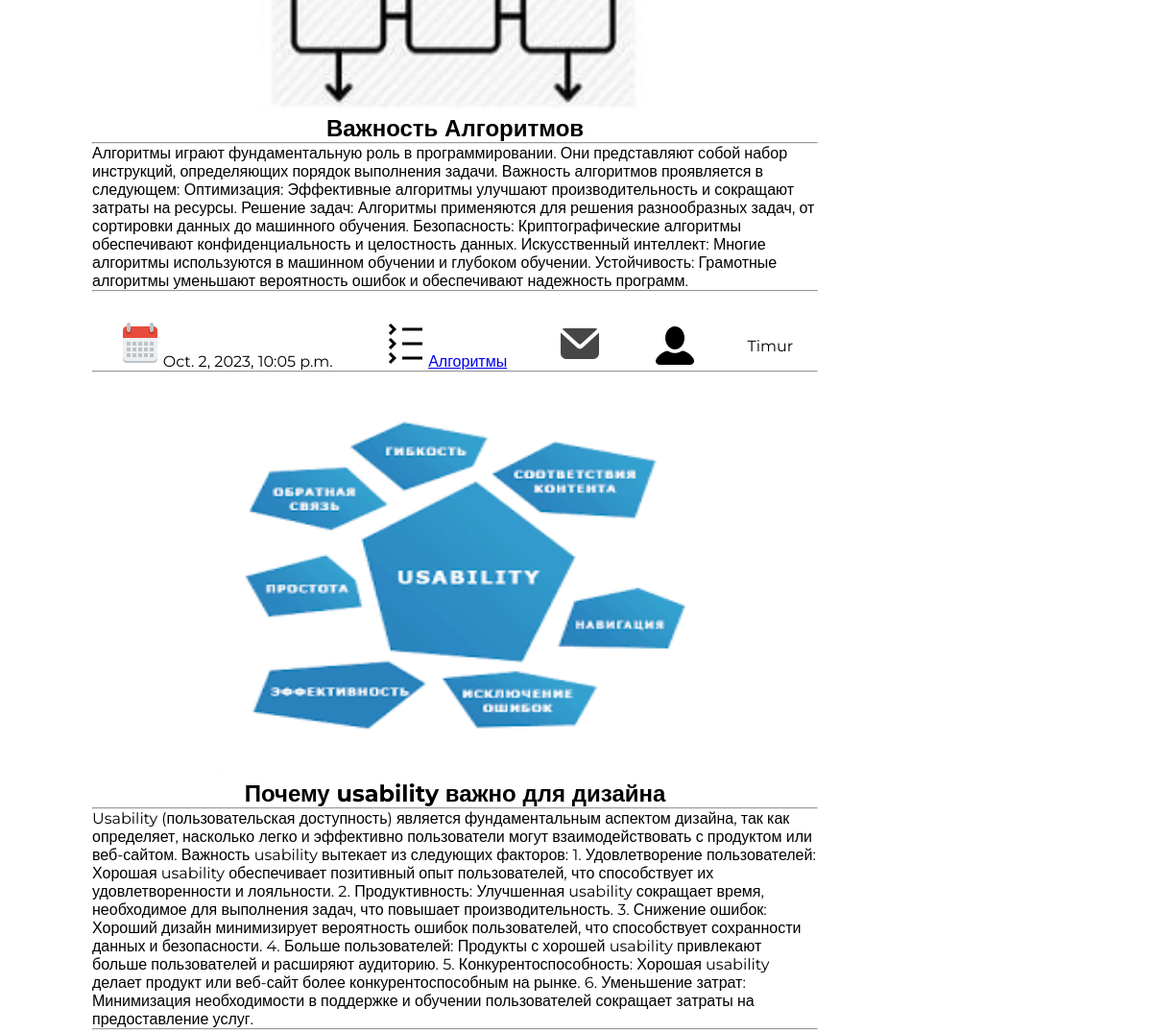
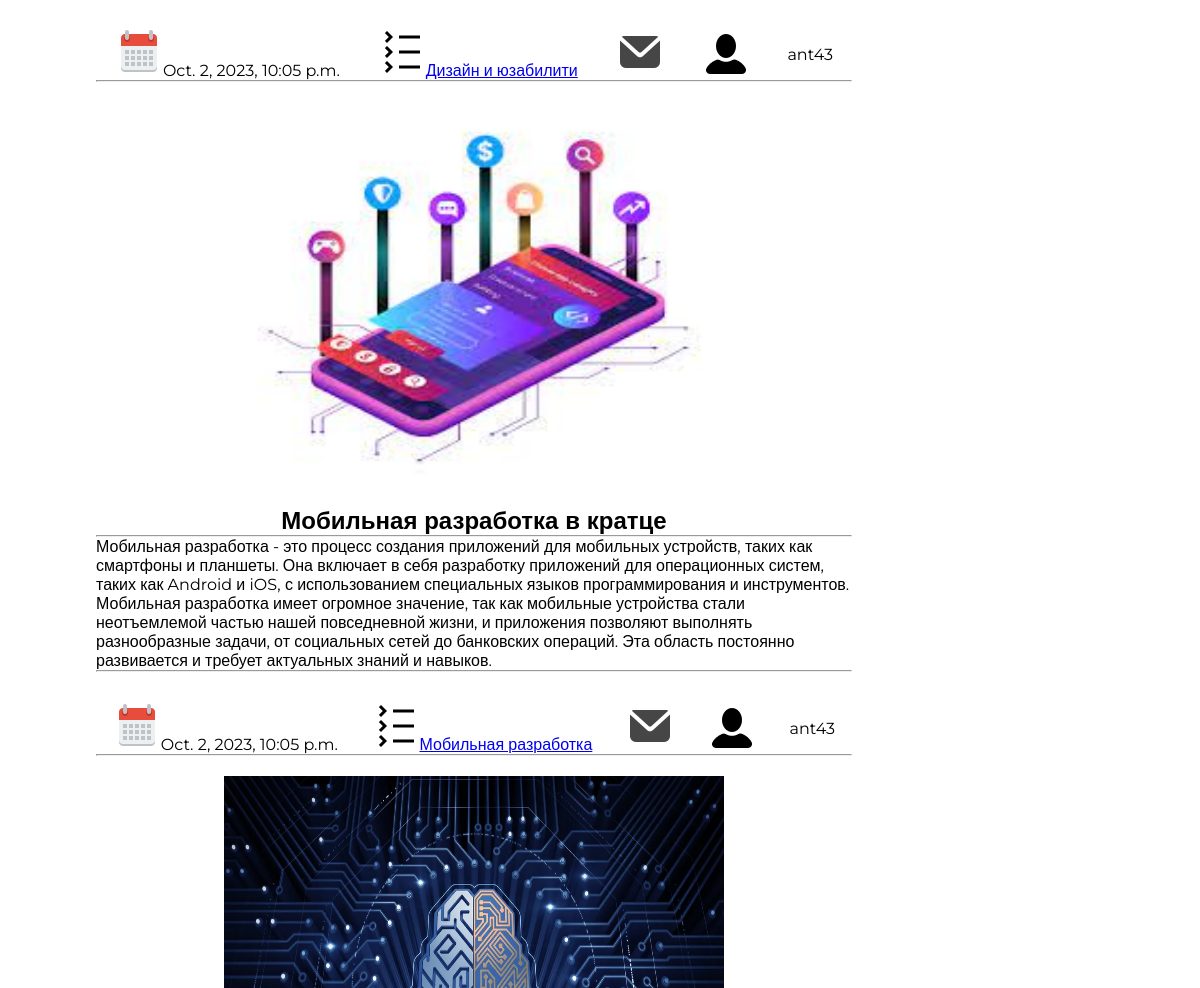
The app's page /blogs/ (middle part), older data (2 pictures, top to bottom).
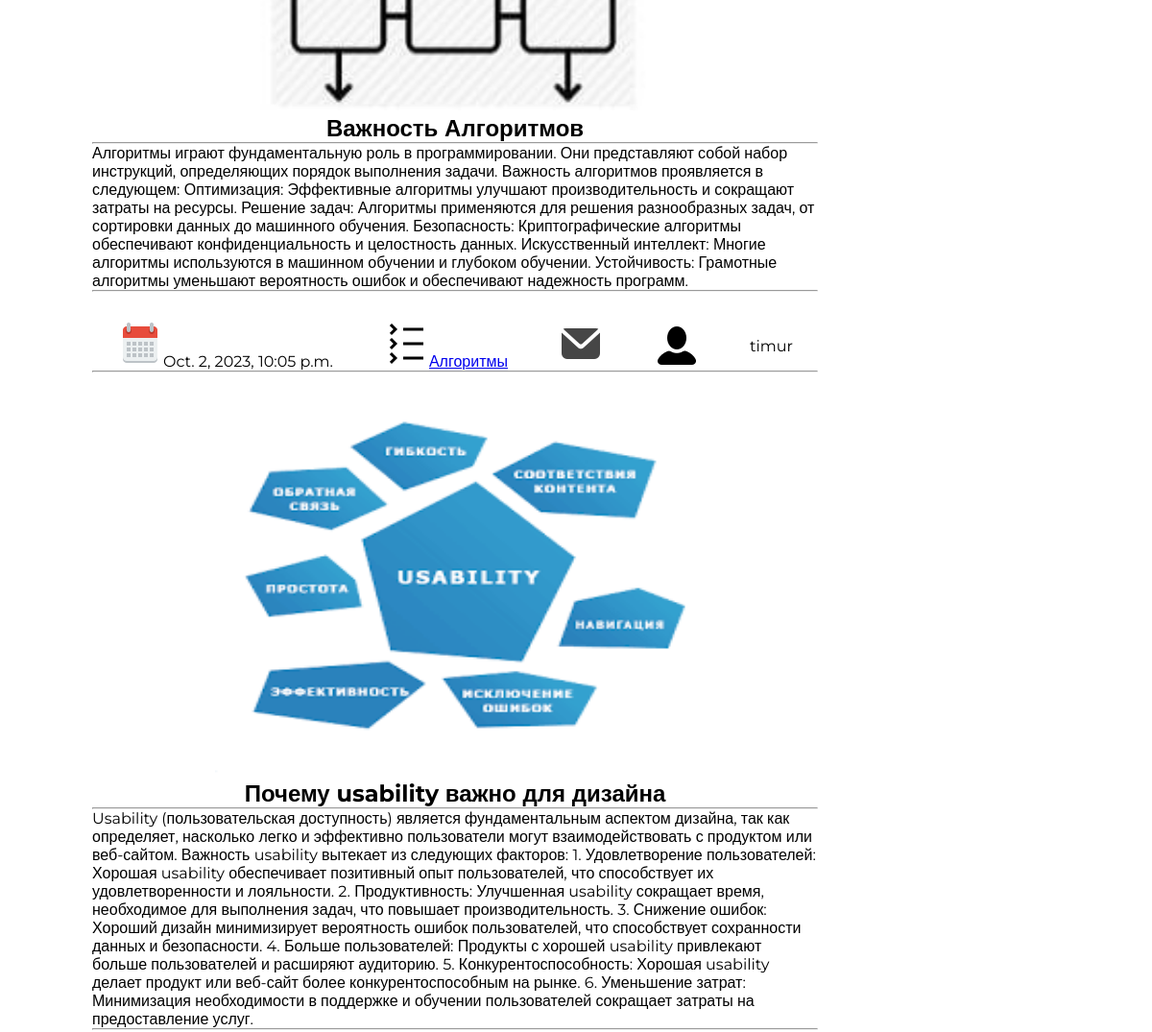
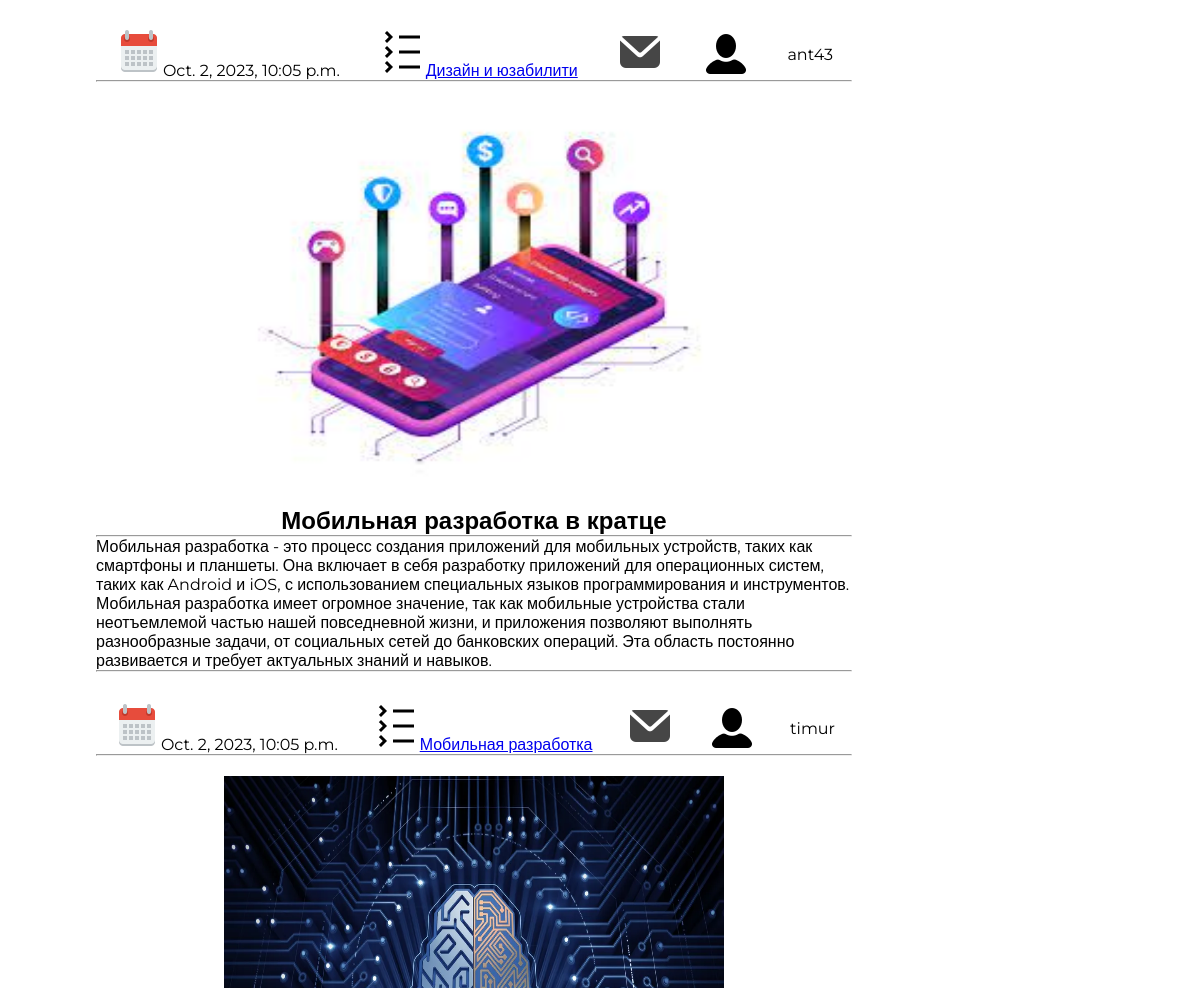
The same page, newer data (2 pictures, top to bottom).
### decode_blogs/models.py (models this page shows, shortened)
class Blog(models.Model):
    name = models.CharField(max_length=50)
    category = models.ForeignKey(Category, on_delete=models.CASCADE, null=True)
    image = models.ImageField(blank=True, upload_to=uniq_name_upload)
    description = models.TextField()
    date = models.DateTimeField(default=datetime.datetime.today())
    author = models.ForeignKey(settings.AUTH_USER_MODEL, on_delete=models.CASCADE)     # !  1 #
    class Meta:
        verbose_name = 'Blog'
        verbose_name_plural = 'Blogs'

class Category(models.Model):
    name = models.CharField(max_length=50)
    class Meta:
        verbose_name = 'Category'
        verbose_name_plural = 'Categories'
    def __str__(self) -> str:
        return self.name

### decode_authe/models.py (models this page shows)
class CustomUser(AbstractUser):
    image = models.ImageField(upload_to='avatars', blank=True)
    description = models.TextField(max_length=200)
    groups = models.ManyToManyField(
        'auth.Group',
        related_name='users',
        blank=True,
        verbose_name='groups',
        help_text='The groups this user belongs to. A user will get all permissions granted to each of their groups.',
    )
    user_permissions = models.ManyToManyField(
        'auth.Permission',
        related_name='users',
        blank=True,
        verbose_name='user permissions',
        help_text='Specific permissions for this user.',
        error_messages={
            'add': 'The permission you are trying to add already exists for the user.',
            'remove': 'The permission you are trying to remove does not exist for the user.',
        },
    )

### decode_blogs/views.py (the view)
# urls.py: 2. Add a URL to urlpatterns:  path('', Home.as_view(), name='home')
def Home(request):
    data = {
        'title':'Главная',
        'menu': menu,
        'categories': Category.objects.all(),
        'blogs': Blog.objects.all(),
    }
    return render(request, 'decode_blogs/Home.html',  data)

### decode_blogs/templates/decode_blogs/Home.html (shortened to what this page needs)
{% load static %}
<!DOCTYPE html>
<html lang="en">
<head>
    <link rel="stylesheet" href="{% static 'decode_blogs/css/header.css' %}">
    <link rel="stylesheet" href="{% static 'decode_blogs/css/home.css' %}">
</head>
<body>
    <section class="main">
        <div class="blogs">
            <div class="com-blog">
                {% for b in blogs %}
                    <div class="main-info">
                        {% if b.image %}
                            <img src="{{ b.image.url }}" alt="comment-img" class="comment-img">
                        {% endif %}
                        <h2 id="blog-name" href="{% url 'decode_blogs:blog-search' %}">{{ b.name }}</h2>
                        <hr>
                    </div>
                    <p id="description">{{ b.description }}</p>
                    <hr>
                    <div class="blog-review">
                        <time id="blog-date"><img src="{% static 'decode_blogs/images/Calendar.png' %}" alt="">{{ b.date }}</time>
                        <a href="{% url 'decode_blogs:category' b.category_id %}"><img src="{% static 'decode_blogs/images/Categories.png' %}" alt="" id="blog-categories">{{ b.category }}</a>
                        <a href="{% url 'decode_blogs:comments-category' b.id %}"><img src="{% static 'decode_blogs/images/Comment.png' %}" alt="" id="blog-comments"></a>
                        <img src="{% static 'decode_blogs/images/User.png' %}" alt="">{{ b.author }}
                    </div>
                    <hr>
                {% endfor %}
            </div>
        </div>
    </section>
</body>
</html>

### decode_blogs/static/decode_blogs/css/Header.css (style rules this page uses)
* { margin: 0px; padding: 0px; }

### decode_blogs/static/decode_blogs/css/Home.css (style rules this page uses)
* { margin: 0px; padding: 0px; font-family: 'Montserrat', sans-serif; }
.main { display: flex; padding: 50px 8%; justify-content: space-between; box-sizing: border-box; position: relative; height: 650px; }
.main-info { display: block; justify-content: center; align-items: center; text-align: center; }
.blogs { width: 75%; }
.com-blog { display: block; justify-content: left; align-items: left; }
.blog-review { display: flex; justify-content: space-around; align-items: center; text-align: center; margin-top: 30px; }
.comment-img { margin-top: 20px; width: 500px; height: 400px; }

Row changes from the older to the newer data that the page shows:
changed Blog "Важность Алгоритмов": author "Timur" → "timur"
changed Blog "Мобильная разработка в кратце": author "ant43" → "timur"
